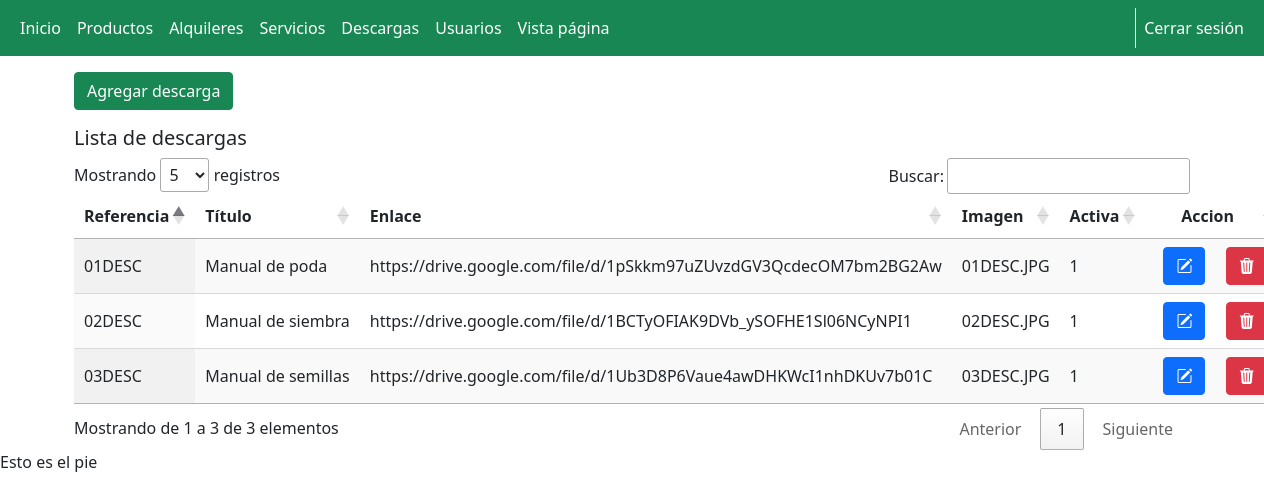
The app's page /admin/descargasAd.php (signed in) with its own data.
### tables this page shows
CREATE TABLE `descargas` (
  `id` int(11) NOT NULL,
  `referencia` varchar(25) NOT NULL,
  `titulo` varchar(50) NOT NULL,
  `enlace` varchar(200) NOT NULL,
  `imagen` varchar(50) NOT NULL,
  `activa` int(1) NOT NULL
);

### config/conexion.php (called while the page is built, shortened)
<?php
Class Conexion extends Database {
    public function __construct() {
        $this->datos = "mysql:host=127.0.0.1;dbname=$this->dbname";
    }
    public function conexion() {
        try {
            $conn = new PDO($this->datos, $this->username, $this->password);
        } catch (PDOException $pe) {
            die("No se ha podido conectar con $this->dbname :" . $pe->getMessage());
        }
        return $conn;
    }
}

### config/funcionesDescargas.php (called while the page is built, shortened)
<?php
require_once(__DIR__.'\conexion.php');
class FuncionesDescargas{
    private $conexion;
    public function  __construct(){
        $bd = new Conexion;
        $this->conexion = $bd->conexion();
    }
    public function consultarDescargas(){
        $sql = "SELECT * FROM `descargas` WHERE `activa` = 1 ORDER BY referencia;";
        $query = $this->conexion -> prepare($sql);
        $query -> execute();
        $results = $query -> fetchAll(PDO::FETCH_OBJ);
        return $results;
    }
}

### admin/descargasAd.php (the view, shortened to what this page needs)
<?php
include 'template/cabecera.php';
include("../config/funcionesDescargas.php");
if (isset($_SESSION['usuario']) && $_SESSION['rol'] == '1') {
    $consulta = new FuncionesDescargas;
    $resultados = $consulta->consultarDescargas();
?>
    <div>
        <a href="descargas/formAgregarDescarga.php"><button type="text" class="btn btn-success my-3">Agregar descarga</button></a>
    </div>
    <div>
        <h5>Lista de descargas</h5>
    </div>
    <div class="container">
        <div class="row">
            <div class="col-lg-12">
                <table id="descargas" class="display nowrap" style="width:100%">
                    <thead>
                        <tr>
                            <th>Referencia</th>
                            <th>Título</th>
                            <th>Enlace</th>
                            <th>Imagen</th>
                            <th>Activa</th>
                            <th class='text-center'>Accion</th>
                        </tr>
                    </thead>
                    <tbody>
                        <?php
                        foreach ($resultados as $resultado) {
                        ?>
                            <tr>
                                <td><?php echo $resultado->referencia; ?></td>
                                <td><?php echo $resultado->titulo; ?></td>
                                <td><span class="d-block text-truncate"><?php echo $resultado->enlace; ?></span></td>
                                <td><?php echo $resultado->imagen; ?></td>
                                <td><?php echo $resultado->activa; ?></td>
                                <td class='text-center'><a href="descargas/formEditarDescarga.php?id=<?php echo $resultado->id; ?>" class="btn btn-primary mx-2"><i class="bi bi-pencil-square"></i></a>
                                    <a href="descargas/borrarDescarga.php?id=<?php echo $resultado->id;?>" class="btn btn-danger mx-2"><i class="bi bi-trash3-fill"></i></a>
                                </td>
                            </tr>
                        <?php
                        }
                        ?>
                    </tbody>
                </table>
            </div>
        </div>
    </div>
<?php
    include("template/pie.php");
} else {
    header('Location: ../');
}
?>

### records on screen
descargas: referencia "01DESC", titulo "Manual de poda", enlace "https://drive.google.com/file/d/1pSkkm97uZUvzdGV3QcdecOM7bm2BG2Aw", imagen "01DESC.JPG", activa "1"
descargas: referencia "02DESC", titulo "Manual de siembra", enlace "https://drive.google.com/file/d/1BCTyOFIAK9DVb_ySOFHE1Sl06NCyNPI1", imagen "02DESC.JPG", activa "1"
descargas: referencia "03DESC", titulo "Manual de semillas", enlace "https://drive.google.com/file/d/1Ub3D8P6Vaue4awDHKWcI1nhDKUv7b01C", imagen "03DESC.JPG", activa "1"
